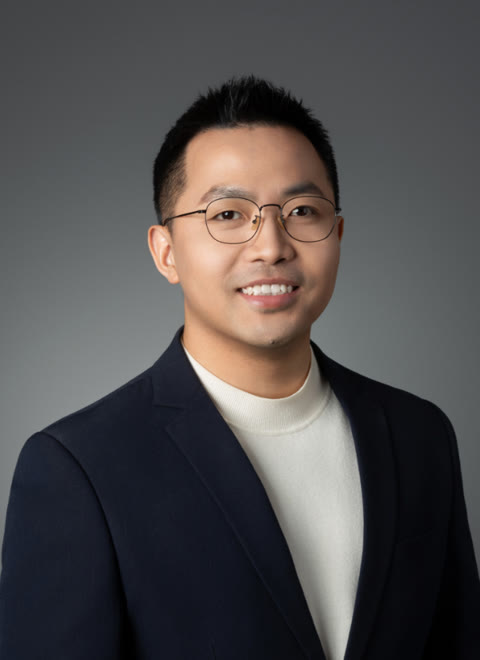
#> input picture assets/mentors/aiwy.jpg, 480 x 660 px; its folder holds only this picture in this run
$ python optimize-images.py
#> lines starting #> are read from the running program, lines starting #| are printed output that depends on the picture
"""Resize chart portraits and object photos, and write display thumbs.

Requires Pillow. Not part of `npm run build`; rerun after adding a raster asset,
then commit both the resized original and `thumbs/` sibling. SVG diagrams are left
alone. `npm run check:data` fails if a raster photo has no thumb.
"""

from pathlib import Path

from PIL import Image

ROOT = Path(__file__).resolve().parents[1] / "public" / "assets"
JOBS = (("mentors", 384, 128), ("objects", 512, 192))


def save(image: Image.Image, dest: Path) -> None:
    dest.parent.mkdir(parents=True, exist_ok=True)
    if dest.suffix.lower() == ".png":
        if image.mode not in ("RGB", "RGBA", "L"):
            image = image.convert("RGBA" if "A" in image.getbands() else "RGB")
        image.save(dest, "PNG", optimize=True)
        return
    if image.mode != "RGB":
        image = image.convert("RGB")
    image.save(dest, "JPEG", quality=72, optimize=True, progressive=True)


def main() -> None:
    for folder, full_max, thumb_max in JOBS:
        src_dir = ROOT / folder
        for path in sorted(src_dir.iterdir()):
            if not path.is_file() or path.suffix.lower() not in {".jpg", ".jpeg", ".png"}:
                continue
            image = Image.open(path)
#> image is the input picture: PIL image 480x660 RGB; mean R, G, B 81.1, 77.9, 78.1
            image.load()
            thumb = image.copy()
            thumb.thumbnail((thumb_max, thumb_max), Image.Resampling.LANCZOS)
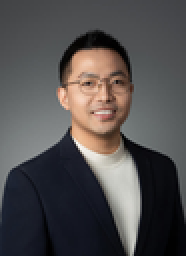
#> thumb: PIL image 93x128 RGB (shown 2 times larger); mean R, G, B 81.2, 78, 78.2
            save(thumb, src_dir / "thumbs" / path.name)
            if max(image.size) > full_max:
                image.thumbnail((full_max, full_max), Image.Resampling.LANCZOS)
#> image: PIL image 279x384 RGB
                save(image, path)


if __name__ == "__main__":
#> (the run stopped early here; a loop or call above may not have finished)
